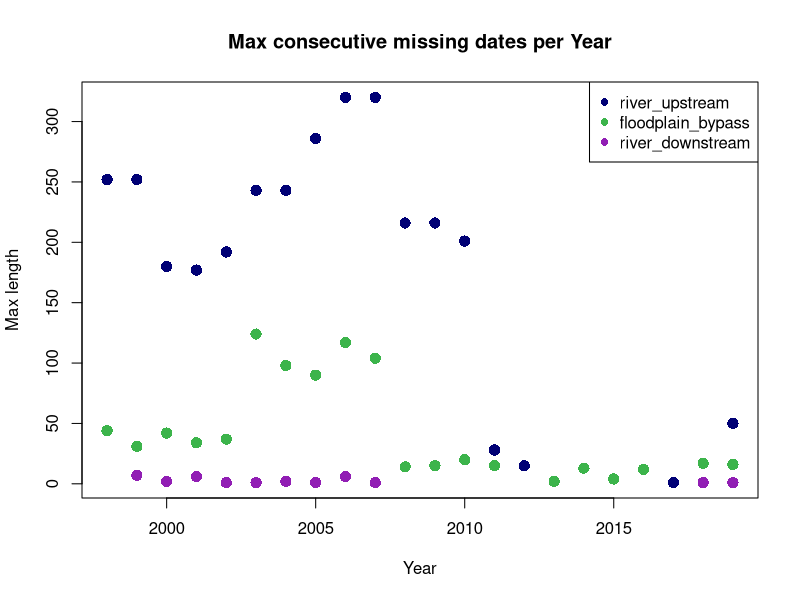

Here is the R script that generated this plot:
## ---- chunk 1
knitr::opts_chunk$set(echo = TRUE)

library(dplyr)

## ---- chunk 2
# clean data
lis <- read.csv("data_clean/clean_lis.csv") # lisbon weir
rv <- read.csv("data_clean/clean_rv.csv") # rio vista
shw <- read.csv("data_clean/clean_shw.csv") # sherwood harbor
yb <- read.csv("data_clean/clean_yb.csv") # yolo bypass

colnames(rv)[2] <- "date"

# need to switch yb for lis in 2013 (see qc_plots.Rmd for explanation)
colnames(lis)[2] <- "date"

lis$date <- as.Date(lis$date)
rv$date <- as.Date(rv$date)
shw$date <- as.Date(shw$date)
yb$date <- as.Date(yb$date)

lis <- within(lis, year <- format(lis$date, "%Y"))
yb <- within(yb, year <- format(yb$date, "%Y"))

lis_qc <- subset(lis, year == "2013")
yb_qc <- subset(yb, year != "2013")

yb_reviewed <- rbind(lis_qc, yb_qc)

# assign each data frame a region

rv$region <- "river_downstream"
shw$region <- "river_upstream"
yb_reviewed$region <- "floodplain_bypass"

# integration (published on EDI)

integrated_data <- rbind(rv, shw, yb_reviewed[,-13])
integrated_data <- integrated_data[,-1] # group is not needed

## ---- chunk 3

integrated_data %>%
  group_by(region, method) %>%
  summarise_each(funs(n = sum(!is.na(.))))

## ---- chunk 4
# the combined data set published on EDI includes a "region" variable because sites of water temperature collection vary for some locations (yb and rv)

unique(integrated_data$site) # see Yolo Bypass Fish Monitoring Program data for site locations (f_get_WQ_w_fish.R in scripts folder)
integrated_data %>%
  mutate(year = format(date, "%Y")) %>%
  group_by(site, year) %>%
  summarise(total = sum(!is.na(date)))


# method and category are linked because data gaps less than or equal to seven consecutive days were imputed, while larger gaps were estimated by a linear regression. The remaining 498 days were previous to the installation of the Rio Vista CDEC station.

# data sources vary, daily means (daily_mean) were provided for 1998 at the Yolo Bypass and Sherwood Harbor, Yolo Bypass Fish Monitoring Program's temperature logger data was summarized in this repository (ybfmp_logger) and published data from Pien et al. 2020 (Pien_2020) and Pien and Kwan 2022 (WQ_w_fish) were also incorporated.

integrated_data %>%
  group_by(category, method) %>%
  summarise_each(funs(n = sum(!is.na(.))))

# length is the number of consecutive days of missing data that was imputed or predicted 
plot_data <- integrated_data %>%
  mutate(year = format(date, "%Y")) %>%
  group_by(region, year) %>%
  summarise(mean = mean(length, na.rm = TRUE), max = max(length, na.rm = TRUE), min = min(length, na.rm = TRUE))

region <- c("floodplain_bypass", "river_downstream", "river_upstream")
color <- c("#3cb44b", "#911eb4", "#000075")

col <- data.frame(region, color)
plot_data <- merge(plot_data, col, by ="region")

plot(plot_data$year, plot_data$max, 
     col = plot_data$color,
     cex = 1.5, 
     pch = 16,
     xlab = "Year",
     ylab = "Max length",
     main = "Max consecutive missing dates per Year")
legend("topright", c("river_upstream", "floodplain_bypass", "river_downstream"), col = c("#000075", "#3cb44b", "#911eb4"), pch = 16)

